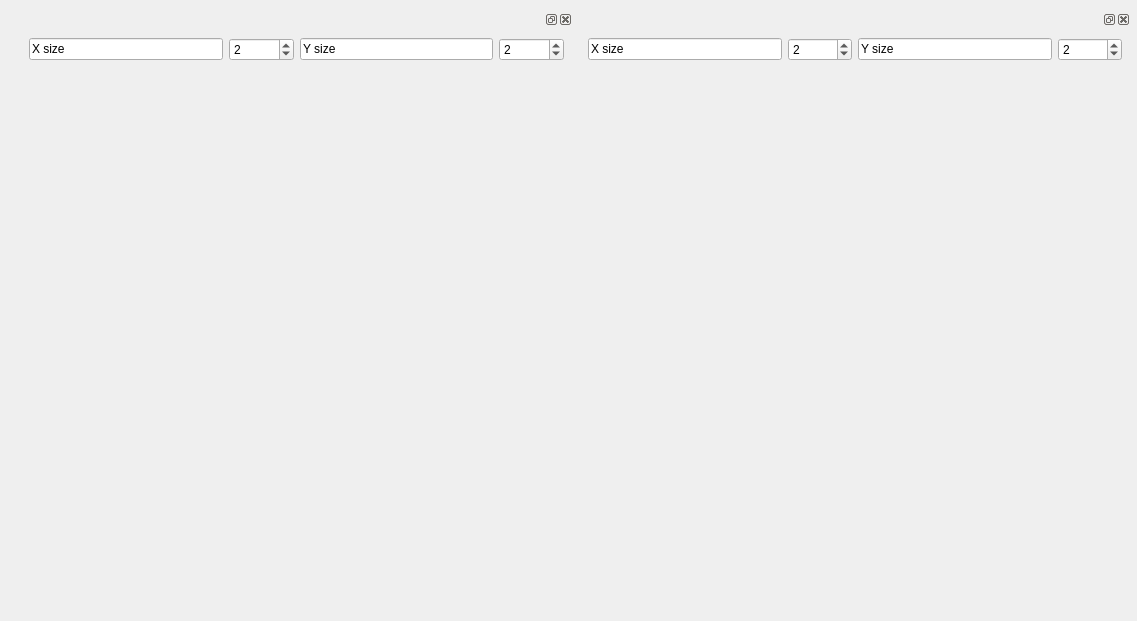
<?xml version="1.0" encoding="UTF-8"?>
<ui version="4.0">
 <class>Frame</class>
 <widget class="QFrame" name="Frame">
  <property name="geometry">
   <rect>
    <x>0</x>
    <y>0</y>
    <width>1137</width>
    <height>621</height>
   </rect>
  </property>
  <property name="windowTitle">
   <string>Frame</string>
  </property>
  <widget class="QWidget" name="widget" native="true">
   <property name="geometry">
    <rect>
     <x>20</x>
     <y>10</y>
     <width>1111</width>
     <height>589</height>
    </rect>
   </property>
   <layout class="QHBoxLayout" name="horizontalLayout">
    <item>
     <widget class="QDockWidget" name="dockWidget_2">
      <widget class="QWidget" name="dockWidgetContents_2">
       <property name="sizePolicy">
        <sizepolicy hsizetype="Expanding" vsizetype="Expanding">
         <horstretch>0</horstretch>
         <verstretch>0</verstretch>
        </sizepolicy>
       </property>
       <property name="minimumSize">
        <size>
         <width>541</width>
         <height>541</height>
        </size>
       </property>
       <layout class="QGridLayout" name="gridLayout_2">
        <item row="0" column="0">
         <layout class="QGridLayout" name="gridLayout_43">
          <item row="0" column="1">
           <widget class="QSpinBox" name="navX_9">
            <property name="sizePolicy">
             <sizepolicy hsizetype="Minimum" vsizetype="Fixed">
              <horstretch>1</horstretch>
              <verstretch>0</verstretch>
             </sizepolicy>
            </property>
            <property name="wrapping">
             <bool>true</bool>
            </property>
            <property name="minimum">
             <number>1</number>
            </property>
            <property name="value">
             <number>2</number>
            </property>
           </widget>
          </item>
          <item row="0" column="3">
           <widget class="QSpinBox" name="navY_9">
            <property name="sizePolicy">
             <sizepolicy hsizetype="Minimum" vsizetype="Fixed">
              <horstretch>1</horstretch>
              <verstretch>0</verstretch>
             </sizepolicy>
            </property>
            <property name="wrapping">
             <bool>true</bool>
            </property>
            <property name="frame">
             <bool>true</bool>
            </property>
            <property name="minimum">
             <number>1</number>
            </property>
            <property name="value">
             <number>2</number>
            </property>
           </widget>
          </item>
          <item row="0" column="0">
           <widget class="QLineEdit" name="lineEdit_23">
            <property name="sizePolicy">
             <sizepolicy hsizetype="Expanding" vsizetype="Fixed">
              <horstretch>3</horstretch>
              <verstretch>0</verstretch>
             </sizepolicy>
            </property>
            <property name="text">
             <string>X size</string>
            </property>
            <property name="readOnly">
             <bool>true</bool>
            </property>
           </widget>
          </item>
          <item row="0" column="2">
           <widget class="QLineEdit" name="lineEdit_24">
            <property name="sizePolicy">
             <sizepolicy hsizetype="Expanding" vsizetype="Fixed">
              <horstretch>3</horstretch>
              <verstretch>0</verstretch>
             </sizepolicy>
            </property>
            <property name="text">
             <string>Y size</string>
            </property>
            <property name="readOnly">
             <bool>true</bool>
            </property>
           </widget>
          </item>
         </layout>
        </item>
        <item row="1" column="0">
         <widget class="MyMplCanvas" name="widget_18" native="true">
          <property name="sizePolicy">
           <sizepolicy hsizetype="Expanding" vsizetype="Expanding">
            <horstretch>0</horstretch>
            <verstretch>0</verstretch>
           </sizepolicy>
          </property>
         </widget>
        </item>
       </layout>
      </widget>
     </widget>
    </item>
    <item>
     <widget class="QDockWidget" name="dockWidget">
      <widget class="QWidget" name="dockWidgetContents">
       <property name="sizePolicy">
        <sizepolicy hsizetype="Expanding" vsizetype="Expanding">
         <horstretch>0</horstretch>
         <verstretch>0</verstretch>
        </sizepolicy>
       </property>
       <property name="minimumSize">
        <size>
         <width>541</width>
         <height>541</height>
        </size>
       </property>
       <layout class="QGridLayout" name="gridLayout">
        <item row="0" column="0">
         <layout class="QGridLayout" name="gridLayout_42">
          <item row="0" column="1">
           <widget class="QSpinBox" name="navX_8">
            <property name="sizePolicy">
             <sizepolicy hsizetype="Minimum" vsizetype="Fixed">
              <horstretch>1</horstretch>
              <verstretch>0</verstretch>
             </sizepolicy>
            </property>
            <property name="wrapping">
             <bool>true</bool>
            </property>
            <property name="minimum">
             <number>1</number>
            </property>
            <property name="value">
             <number>2</number>
            </property>
           </widget>
          </item>
          <item row="0" column="3">
           <widget class="QSpinBox" name="navY_8">
            <property name="sizePolicy">
             <sizepolicy hsizetype="Minimum" vsizetype="Fixed">
              <horstretch>1</horstretch>
              <verstretch>0</verstretch>
             </sizepolicy>
            </property>
            <property name="wrapping">
             <bool>true</bool>
            </property>
            <property name="frame">
             <bool>true</bool>
            </property>
            <property name="minimum">
             <number>1</number>
            </property>
            <property name="value">
             <number>2</number>
            </property>
           </widget>
          </item>
          <item row="0" column="0">
           <widget class="QLineEdit" name="lineEdit_21">
            <property name="sizePolicy">
             <sizepolicy hsizetype="Expanding" vsizetype="Fixed">
              <horstretch>3</horstretch>
              <verstretch>0</verstretch>
             </sizepolicy>
            </property>
            <property name="text">
             <string>X size</string>
            </property>
            <property name="readOnly">
             <bool>true</bool>
            </property>
           </widget>
          </item>
          <item row="0" column="2">
           <widget class="QLineEdit" name="lineEdit_22">
            <property name="sizePolicy">
             <sizepolicy hsizetype="Expanding" vsizetype="Fixed">
              <horstretch>3</horstretch>
              <verstretch>0</verstretch>
             </sizepolicy>
            </property>
            <property name="text">
             <string>Y size</string>
            </property>
            <property name="readOnly">
             <bool>true</bool>
            </property>
           </widget>
          </item>
         </layout>
        </item>
        <item row="1" column="0">
         <widget class="MyMplCanvas" name="widget_17" native="true">
          <property name="sizePolicy">
           <sizepolicy hsizetype="Expanding" vsizetype="Expanding">
            <horstretch>0</horstretch>
            <verstretch>0</verstretch>
           </sizepolicy>
          </property>
         </widget>
        </item>
       </layout>
      </widget>
     </widget>
    </item>
   </layout>
  </widget>
 </widget>
 <customwidgets>
  <customwidget>
   <class>MyMplCanvas</class>
   <extends>QWidget</extends>
   <header>custom_widgets</header>
   <container>1</container>
  </customwidget>
 </customwidgets>
 <resources/>
 <connections/>
</ui>
